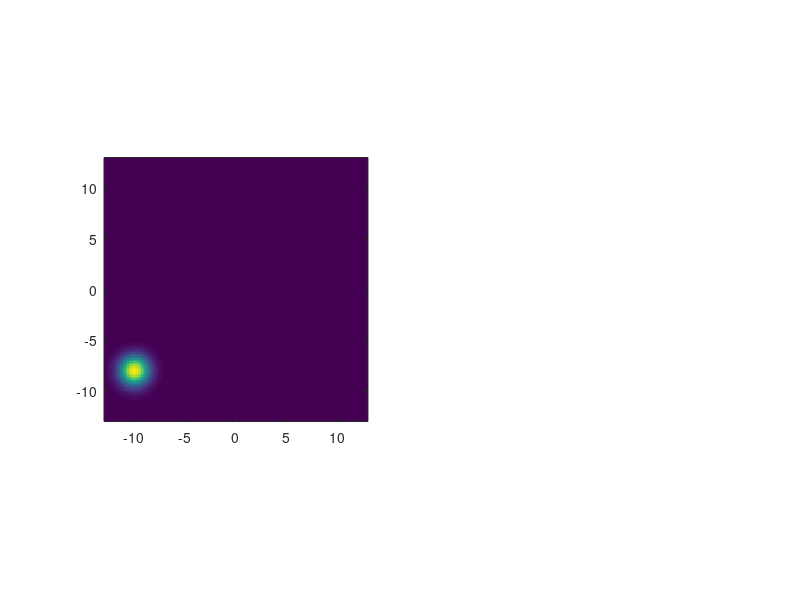

Source code (MATLAB): (Note: this script raises an error after producing the figure.)
% =========================================================================
% COMPLETE: GPE Quantum Swarm Navigation (Smoothed Cinematic Movement Edition)
% Cluttered Environment Strategy with Moving Goal, Dual Figures & Image Export
% =========================================================================
clear; clc; close all;

%% 1. Grid & Environment Setup
N = 200;                
L = 30;                 
x = linspace(-L/2, L/2, N);
y = linspace(-L/2, L/2, N);
dx = x(2) - x(1);
dy = y(2) - y(1);
[X, Y] = meshgrid(x, y);
kx = (2*pi/L) * [0:N/2-1, -N/2:-1]; 
[KX, KY] = meshgrid(kx, kx);
K2 = KX.^2 + KY.^2;     

%% 2. Physics & Swarm Parameters
hbar = 1;               
m = 1;                  
g = 55.0;               % Boosted interaction term slightly for better splitting around clutter
dt_wave = 0.005;        
dt_drone = 0.05;        
density_thresh = 1e-3;  
arrival_radius = 0.8;   

% --- SMOOTHING TUNERS ---
max_total_v = 10.0;     % Max speed cap for drones
max_force = 15.0;       % Max steering force applied per step (prevents jerky snaps)
drone_inertia = 0.75;   % Velocity smoothing weight (0 = instantaneous, 0.9 = heavy lag/drift)
k_rep_obs = 180.0;      % Smooth exponential obstacle repulsion force magnitude
classical_speed = 3.8;  
quantum_gain = 6.0;     

% --- SWARM SEPARATION TUNERS ---
k_rep_drone = 45.0;     % Repulsive push strength between drones
d_drone = 1.40;         % Inter-drone clearance boundary zone

%% 3. Cluttered Layout & Moving Goal Definitions
start_x = -10; start_y = -8;
% Generate static obstacle fields (clutter elements)
obs_amp = 700;
V_room = zeros(N, N);
% Fixed coordinates for scattered columns across the zone
clutter_centers = [
    -5,  5;   0,  6;   6,  5;
    -7,  0;   2, -2;   6, -3;
    -6, -5;  -1, -6;   4, -7;
    -1,  2;   5,  1;  -3, -2
];
clutter_radius = 0.7;
for k = 1:size(clutter_centers, 1)
    cx = clutter_centers(k, 1);
    cy = clutter_centers(k, 2);
    V_room = V_room + obs_amp * exp(-((X - cx).^2 + (Y - cy).^2) / (2 * clutter_radius^2));
end
V_bound = 120 * (abs(X) > L/2 - 2) + 120 * (abs(Y) > L/2 - 2);

% Initialize Swarm near bottom left corner
num_drones = 400;    %%%%%%%%%%%%%%%%%%%%%%%%<<<<<<<<<<<<<<<<<<<<<<<<<<<-------------------------
drones = [start_x + randn(num_drones,1)*0.7, start_y + randn(num_drones,1)*0.7];
drone_vel = zeros(num_drones, 2); % Persistent drone velocities tracker for tracking momentum
max_trail_len = 20;
trail_hist_x = repmat(drones(:,1), 1, max_trail_len);
trail_hist_y = repmat(drones(:,2), 1, max_trail_len);

% Telemetry metrics logging arrays
max_steps = 1800;
time_hist = 1:max_steps;
min_drone_dist_hist = NaN(1, max_steps);
min_obs_dist_hist = NaN(1, max_steps);

% Initialize Wave Function centered on starting drone swarm location
psi = exp(-((X - start_x).^2 + (Y - start_y).^2) / 4.0);
psi = 0.001* psi / sqrt(trapz(y, trapz(x, abs(psi).^2, 2)));

%% 4. Separate Windows Canvas Initialization

% --- FIGURE 1: Arena Flight Tracker Display ---
figArena = figure('Name', 'GPE Control Center: Dynamic Track Mode', 'Color', 'w', 'Position', [50, 400, 1100, 500]);

% Subplot 1: Density Field
ax1 = subplot(1, 2, 1);
density_plot = imagesc(x, y, abs(psi).^2);
set(ax1, 'YDir', 'normal', 'Layer', 'top'); hold on; axis equal; xlim([-13 13]); ylim([-13 13]);
colormap(ax1, flipud(parula)); colorbar(ax1);
grid(ax1, 'on'); ax1.GridColor = 'w'; ax1.GridAlpha = 0.15;
title('Arena Flight Space: Density Projection', 'FontSize', 11, 'FontWeight', 'bold');
for k = 1:size(clutter_centers, 1)
    rectangle('Position', [clutter_centers(k,1)-clutter_radius, clutter_centers(k,2)-clutter_radius, clutter_radius*2, clutter_radius*2], ...
              'Curvature', [1 1], 'FaceColor', [0.15 0.15 0.18], 'EdgeColor', 'none', 'Parent', ax1);
end
trail_plots = plot(NaN, NaN, 'Color', [0.93 0.69 0.13 0.35], 'LineWidth', 1.1, 'Parent', ax1); 
goal_p1 = plot(NaN, NaN, 'gp', 'MarkerSize', 14, 'MarkerFaceColor', 'g', 'MarkerEdgeColor', 'k');
drone_p1 = plot(drones(:,1), drones(:,2), 'wo', 'MarkerSize', 5.0, 'MarkerFaceColor', [0.85 0.33 0.10], 'MarkerEdgeColor', 'w');

% Subplot 2: Phase Map & Vectors
ax2 = subplot(1, 2, 2);
phase_plot = imagesc(x, y, angle(psi));
set(ax2, 'YDir', 'normal', 'Layer', 'top'); hold on; axis equal; xlim([-13 13]); ylim([-13 13]);
colormap(ax2, max(min(2.8*(sky)-1.8,1),0));%colormap(ax2, max(min(1.8*flipud(sky),1),0)); %colormap(ax2,max(min(0.1+1.4*flipud(abyss),1),0));
colorbar(ax2);
grid(ax2, 'on'); ax2.GridColor = 'k'; ax2.GridAlpha = 0.1;
title('Velocity Flows & Phase Gradient', 'FontSize', 11, 'FontWeight', 'bold');
contour(ax2, X, Y, V_room, [150 150], 'LineColor', [0.3 0.3 0.3], 'LineWidth', 1.5);
q_skip = 6; 
X_q = X(1:q_skip:end, 1:q_skip:end); Y_q = Y(1:q_skip:end, 1:q_skip:end);
quiver_plot = quiver(X_q, Y_q, zeros(size(X_q)), zeros(size(X_q)), 1.2, 'w', 'LineWidth', 0.8, 'Parent', ax2);
goal_p2 = plot(NaN, NaN, 'kp', 'MarkerSize', 12, 'MarkerFaceColor', 'w', 'MarkerEdgeColor', 'k');
drone_p2 = plot(drones(:,1), drones(:,2), 'ko', 'MarkerSize', 4.0, 'MarkerFaceColor', 'k', 'MarkerEdgeColor', 'w');

% --- FIGURE 2: Safety Telemetry Dashboard ---
figTelemetry = figure('Name', 'GPE Control Center: Safety Telemetry Dashboard', 'Color', 'w', 'Position', [50, 50, 1100, 300]);
ax3 = axes('Parent', figTelemetry);
hold(ax3, 'on'); grid(ax3, 'on'); box(ax3, 'on');
xlim(ax3, [0 max_steps]); ylim(ax3, [0 5.0]);
xlabel(ax3, 'Timeline Frame (t)'); ylabel(ax3, 'Clearance Distance (meters)');
title(ax3, 'Real-time Distance Profiler (Inter-drone & Obstacle Proximity)', 'FontSize', 11, 'FontWeight', 'bold');

line_drone = plot(ax3, time_hist, min_drone_dist_hist, 'Color', [0.85 0.33 0.1], 'LineWidth', 1.6, 'DisplayName', 'Minimum Inter-Drone Separation');
line_obs   = plot(ax3, time_hist, min_obs_dist_hist, 'Color', [0 0.45 0.74], 'LineWidth', 1.6, 'DisplayName', 'Minimum Obstacle Clearance');
yline(ax3, d_drone, '--r', 'Drone Threshold Boundary', 'LineWidth', 1.2, 'LabelHorizontalAlignment', 'right');
legend(ax3, 'Location', 'northeast');

%% 5. Main Simulation Loop
for t = 1:max_steps
    
    % --- A. Update Dynamic Target Mechanics (Lissajous Exploration Vector) ---
    goal_x = 9.5 * sin(0.015 * t + 0.3);
    goal_y = 8.5 * sin(0.008 * t);
    
    % --- B. Quantum Guide Potential Mapping ---
    V_target_well = -15.0 * exp(-((X - goal_x).^2 + (Y - goal_y).^2) / 18.0);
    V = V_room + V_target_well - 1i * V_bound; 
    
    % --- C. Wave Evolution Split Step Implementation ---
    density = abs(psi).^2;
    psi = psi .* exp(-1i * (V + g * density) * (dt_wave / 2) / hbar);
    
    psi_k = fft2(psi);
    psi_k = psi_k .* exp(-1i * (hbar^2 / (2*m)) * K2 * dt_wave / hbar);
    psi = ifft2(psi_k);
    
    density = abs(psi).^2;
    psi = psi .* exp(-1i * (V + g * density) * (dt_wave / 2) / hbar);
    
    % --- D. Phase Flow Extractions ---
    [dpsi_dx, dpsi_dy] = gradient(psi, dx, dy);
    Jx = imag(conj(psi) .* dpsi_dx); Jy = imag(conj(psi) .* dpsi_dy);
    
    vx_field = zeros(N, N); vy_field = zeros(N, N);
    mask = density > density_thresh;
    vx_field(mask) = (hbar / m) * (Jx(mask) ./ density(mask));
    vy_field(mask) = (hbar / m) * (Jy(mask) ./ density(mask));
    
    max_v_quantum = 16.0;
    speed_field = sqrt(vx_field.^2 + vy_field.^2);
    too_fast = speed_field > max_v_quantum;
    vx_field(too_fast) = vx_field(too_fast) ./ speed_field(too_fast) * max_v_quantum;
    vy_field(too_fast) = vy_field(too_fast) ./ speed_field(too_fast) * max_v_quantum;
    
    % --- E. Drone Swarm Updates ---
    target_vx = interp2(X, Y, vx_field, drones(:,1), drones(:,2), 'linear', 0);
    target_vy = interp2(X, Y, vy_field, drones(:,1), drones(:,2), 'linear', 0);
    
    frame_min_drone_dist = Inf;
    frame_min_obs_dist = Inf;
    
    for i = 1:num_drones
        dir_to_goal = [goal_x, goal_y] - drones(i,:);
        dist_to_goal = norm(dir_to_goal);
        
        % 1. Classical Vector
        v_classical_x = classical_speed * (dir_to_goal(1) / max(dist_to_goal, 0.1));
        v_classical_y = classical_speed * (dir_to_goal(2) / max(dist_to_goal, 0.1));
        
        % 2. Quantum Fluid Field Guidance
        v_quantum_x = target_vx(i) * quantum_gain;
        v_quantum_y = target_vy(i) * quantum_gain;
        
        % 3. Smooth Drone-to-Drone Separation Forces & Telemetry Tracking
        v_rep_x = 0; v_rep_y = 0;
        for j = 1:num_drones
            if i ~= j
                diff_vec = drones(i,:) - drones(j,:);
                dist_to_drone = norm(diff_vec);
                
                if dist_to_drone < frame_min_drone_dist
                    frame_min_drone_dist = dist_to_drone;
                end
                
                if dist_to_drone < d_drone && dist_to_drone > 0.05
                    rep_mag = k_rep_drone * (1/dist_to_drone - 1/d_drone) / (dist_to_drone + 0.1);
                    v_rep_x = v_rep_x + rep_mag * (diff_vec(1) / dist_to_drone);
                    v_rep_y = v_rep_y + rep_mag * (diff_vec(2) / dist_to_drone);
                end
            end
        end
        
        % 4. Smooth Obstacle Avoidance Field & Telemetry Tracking
        v_obs_x = 0; v_obs_y = 0;
        for k = 1:size(clutter_centers, 1)
            diff_obs = drones(i,:) - clutter_centers(k,:);
            dist_to_obs = norm(diff_obs);
            
            current_surface_dist = max(0, dist_to_obs - clutter_radius);
            if current_surface_dist < frame_min_obs_dist
                frame_min_obs_dist = current_surface_dist;
            end
            
            min_dist = clutter_radius + 0.2;
            if dist_to_obs < min_dist + 1.0 
                obs_push = k_rep_obs * exp(-(dist_to_obs - min_dist) * 3.0);
                v_obs_x = v_obs_x + obs_push * (diff_obs(1) / max(dist_to_obs, 0.01));
                v_obs_y = v_obs_y + obs_push * (diff_obs(2) / max(dist_to_obs, 0.01));
            end
        end
        
        % Combine intended targets into a steering force framework
        desired_vx = v_classical_x + v_quantum_x + v_rep_x + v_obs_x;
        desired_vy = v_classical_y + v_quantum_y + v_rep_y + v_obs_y;
        
        % Calculate steering force vector
        steer_x = desired_vx - drone_vel(i,1);
        steer_y = desired_vy - drone_vel(i,2);
        
        % Smoothly clip steering force magnitude 
        steer_norm = sqrt(steer_x^2 + steer_y^2);
        if steer_norm > max_force
            steer_x = (steer_x / steer_norm) * max_force;
            steer_y = (steer_y / steer_norm) * max_force;
        end
        
        % Integrate velocity with momentum smoothing
        drone_vel(i,1) = drone_vel(i,1) * drone_inertia + steer_x * (1 - drone_inertia);
        drone_vel(i,2) = drone_vel(i,2) * drone_inertia + steer_y * (1 - drone_inertia);
        
        % Cap final speed magnitude safely
        total_speed = sqrt(drone_vel(i,1)^2 + drone_vel(i,2)^2);
        if total_speed > max_total_v
            drone_vel(i,1) = (drone_vel(i,1) / total_speed) * max_total_v;
            drone_vel(i,2) = (drone_vel(i,2) / total_speed) * max_total_v;
        end
        
        % Position updates dynamically across frames
        drones(i,1) = drones(i,1) + drone_vel(i,1) * dt_drone;
        drones(i,2) = drones(i,2) + drone_vel(i,2) * dt_drone;
        
        % Soft boundary clamp fallback to keep drone within visual arena bounds
        drones(i,1) = max(-L/2+0.5, min(L/2-0.5, drones(i,1)));
        drones(i,2) = max(-L/2+0.5, min(L/2-0.5, drones(i,2)));
    end
    
    % Store metrics into history arrays
    min_drone_dist_hist(t) = frame_min_drone_dist;
    min_obs_dist_hist(t) = frame_min_obs_dist;
    
    trail_hist_x = [drones(:,1), trail_hist_x(:, 1:end-1)];
    trail_hist_y = [drones(:,2), trail_hist_y(:, 1:end-1)];
    
    % --- F. Fluid Smooth Renderer Sampling ---
    if mod(t, 2) == 0
        % Update Figure 1 (Arena)
        if ishandle(figArena)
            set(density_plot, 'CData', density);
            set(drone_p1, 'XData', drones(:,1), 'YData', drones(:,2));
            set(goal_p1, 'XData', goal_x, 'YData', goal_y);
            
            t_x = [trail_hist_x, NaN(num_drones, 1)]'; t_y = [trail_hist_y, NaN(num_drones, 1)]';
            set(trail_plots, 'XData', t_x(:), 'YData', t_y(:));
            
            set(phase_plot, 'CData', angle(psi));
            set(drone_p2, 'XData', drones(:,1), 'YData', drones(:,2));
            set(goal_p2, 'XData', goal_x, 'YData', goal_y);
            set(quiver_plot, 'UData', vx_field(1:q_skip:end, 1:q_skip:end), 'VData', vy_field(1:q_skip:end, 1:q_skip:end));
        end
        
        % Update Figure 2 (Telemetry Lines)
        if ishandle(figTelemetry)
            set(line_drone, 'YData', min_drone_dist_hist);
            set(line_obs, 'YData', min_obs_dist_hist);
        end
        
        drawnow;
    end
    
end

%% 6. Finalization & Image Export
if ishandle(figTelemetry)
    fprintf('>> Exporting finalized distance metrics dashboard view to directory...\n');
    exportgraphics(figTelemetry, 'final_safety_telemetry.png', 'Resolution', 300);
    fprintf('>> Success! File saved as "final_safety_telemetry.png"\n');
end
